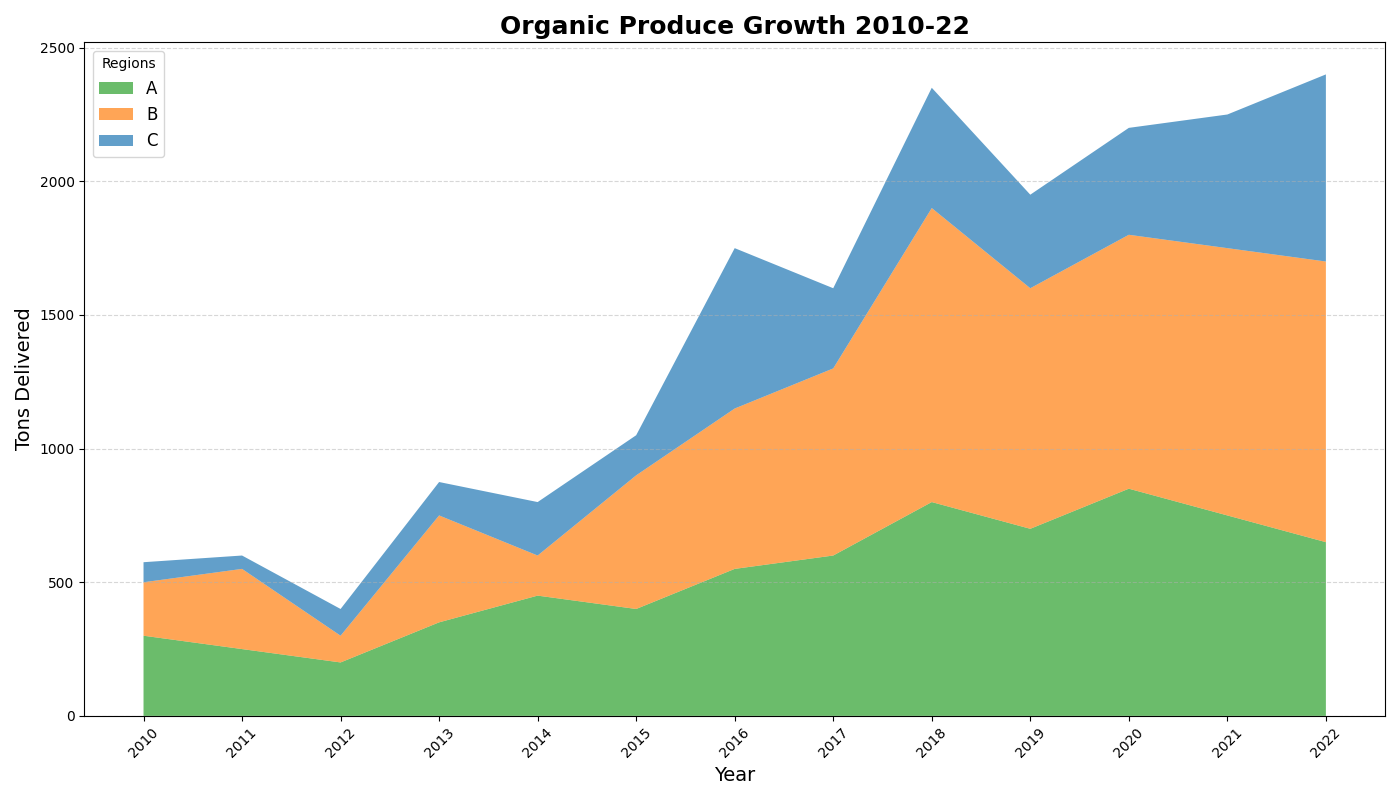

This chart was generated by the following Python code:
import matplotlib.pyplot as plt
import numpy as np

# Data
years = np.arange(2010, 2023)

# Manually shuffled organic produce data (in metric tons)
region_a_produce = [300, 250, 200, 350, 450, 400, 550, 600, 800, 700, 850, 750, 650]
region_b_produce = [200, 300, 100, 400, 150, 500, 600, 700, 1100, 900, 950, 1000, 1050]
region_c_produce = [75, 50, 100, 125, 200, 150, 600, 300, 450, 350, 400, 500, 700]

# Create the figure and axis
fig, ax = plt.subplots(figsize=(14, 8))

# Plot the area chart
ax.stackplot(years, region_a_produce, region_b_produce, region_c_produce, 
             labels=['A', 'B', 'C'], 
             colors=['#2ca02c', '#ff7f0e', '#1f77b4'], alpha=0.7)

# Titles and labels
ax.set_title('Organic Produce Growth 2010-22', fontsize=18, fontweight='bold')
ax.set_xlabel('Year', fontsize=14)
ax.set_ylabel('Tons Delivered', fontsize=14)

# Customizations
ax.set_xticks(years)
ax.yaxis.grid(True, linestyle='--', alpha=0.5)
ax.legend(loc='upper left', title='Regions', fontsize=12)
ax.tick_params(axis='x', labelrotation=45)

# Optimize layout
plt.tight_layout()

# Show the plot
plt.show()
